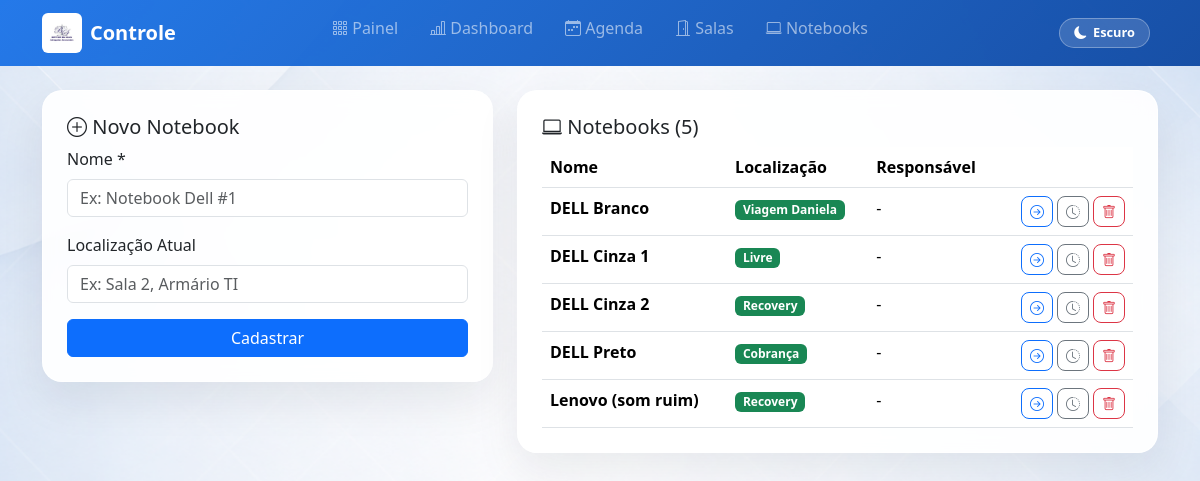
Page /notebooks on the earlier database version.
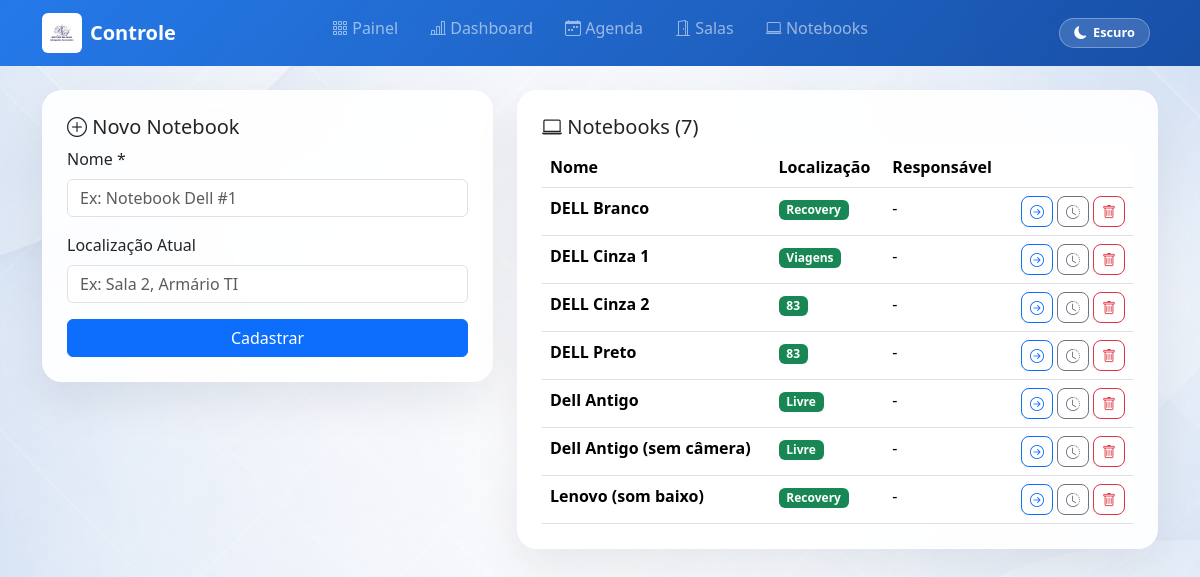
Same page on the later database version.
### tables this page shows
CREATE TABLE notebooks (
            id INTEGER PRIMARY KEY AUTOINCREMENT,
            nome TEXT NOT NULL UNIQUE,
            localizacao TEXT DEFAULT 'Desconhecida',
            responsavel TEXT DEFAULT '',
            atualizado_em TEXT DEFAULT ''
        );

### app.py (the view)
@app.route("/notebooks")
def gerenciar_notebooks():
    conn = get_db()
    notebooks = conn.execute("SELECT * FROM notebooks ORDER BY nome").fetchall()
    conn.close()
    return render_template("notebooks.html", notebooks=notebooks)

### app.py (called while the page is built)
def get_db():
    conn = sqlite3.connect(DB_PATH)
    conn.row_factory = sqlite3.Row
    conn.execute("PRAGMA foreign_keys = ON")
    return conn

### templates/notebooks.html (shortened to what this page needs)
{% extends "base.html" %}
{% block content %}
<div class="row g-4">
    <div class="col-md-5">
        <div class="card">
            <div class="card-body p-4">
                <h5><i class="bi bi-plus-circle"></i> Novo Notebook</h5>
                <form method="POST" action="{{ url_for('novo_notebook') }}">
                    <div class="mb-3">
                        <label class="form-label">Nome *</label>
                        <input type="text" name="nome" class="form-control" placeholder="Ex: Notebook Dell #1" required>
                    </div>
                    <div class="mb-3">
                        <label class="form-label">Localização Atual</label>
                        <input type="text" name="localizacao" class="form-control" placeholder="Ex: Sala 2, Armário TI">
                    </div>
                    <button class="btn btn-primary w-100">Cadastrar</button>
                </form>
            </div>
        </div>
    </div>
    <div class="col-md-7">
        <div class="card">
            <div class="card-body p-4">
                <h5><i class="bi bi-laptop"></i> Notebooks ({{ notebooks|length }})</h5>
                {% if notebooks %}
                <table class="table table-hover mb-0">
                    <thead><tr><th>Nome</th><th>Localização</th><th>Responsável</th><th></th></tr></thead>
                    <tbody>
                    {% for nb in notebooks %}
                    <tr>
                        <td><strong>{{ nb.nome }}</strong></td>
                        <td><span class="badge bg-success">{{ nb.localizacao }}</span></td>
                        <td>{{ nb.responsavel or '-' }}</td>
                        <td>
                            <div class="d-flex gap-1 justify-content-end">
                                <button class="btn btn-sm btn-outline-primary" data-bs-toggle="modal"
                                        data-bs-target="#mover{{ nb.id }}" title="Mover">
                                    <i class="bi bi-arrow-right-circle"></i>
                                </button>
                                <a href="{{ url_for('historico_notebook', nb_id=nb.id) }}"
                                   class="btn btn-sm btn-outline-secondary" title="Histórico">
                                    <i class="bi bi-clock-history"></i>
                                </a>
                                <form method="POST" action="{{ url_for('excluir_notebook', nb_id=nb.id) }}"
                                      onsubmit="return confirm('Excluir {{ nb.nome }}?')">
                                    <button class="btn btn-sm btn-outline-danger"><i class="bi bi-trash"></i></button>
                                </form>
                            </div>
                        </td>
                    </tr>
                    {% endfor %}
                    </tbody>
                </table>
                {% else %}
                <p class="text-muted text-center py-3 mb-0">Nenhum notebook cadastrado.</p>
                {% endif %}
            </div>
        </div>
    </div>
</div>
{% endblock %}

### templates/base.html (shortened to what this page needs)
<!DOCTYPE html>
<html lang="pt-BR">
<head>
    <link href="https://cdn.jsdelivr.net/npm/bootstrap@5.3.2/dist/css/bootstrap.min.css" rel="stylesheet">
    <link href="https://cdn.jsdelivr.net/npm/bootstrap-icons@1.11.1/font/bootstrap-icons.css" rel="stylesheet">
    <link rel="stylesheet" href="https://cdn.jsdelivr.net/npm/flatpickr/dist/flatpickr.min.css">
</head>
<body>
    <nav class="navbar navbar-expand-lg navbar-dark mb-4">
        <div class="container">
            <a class="navbar-brand fw-bold d-flex align-items-center gap-2" href="{{ url_for('index') }}">
                <img src="{{ url_for('static', filename='img/logo.jpg') }}" alt="Logo" style="height: 40px; border-radius: 6px; background: white; padding: 2px;">
                Controle
            </a>
            <button class="btn-darkmode ms-auto me-2" id="btnDarkMode" onclick="toggleDark()">
                <i class="bi bi-moon-fill icon-light"></i>
                <span class="icon-light">Escuro</span>
            </button>
            <div class="collapse navbar-collapse justify-content-center navbar-center" id="nav">
                <ul class="navbar-nav">
                    <li class="nav-item">
                        <a class="nav-link" href="{{ url_for('index') }}"><i class="bi bi-grid-3x3-gap"></i> Painel</a>
                    </li>
                    <li class="nav-item">
                        <a class="nav-link" href="{{ url_for('dashboard') }}"><i class="bi bi-bar-chart-line"></i> Dashboard</a>
                    </li>
                    <li class="nav-item">
                        <a class="nav-link" href="{{ url_for('agenda') }}"><i class="bi bi-calendar-week"></i> Agenda</a>
                    </li>
                    <li class="nav-item">
                        <a class="nav-link" href="{{ url_for('gerenciar_salas') }}"><i class="bi bi-door-open"></i> Salas</a>
                    </li>
                    <li class="nav-item">
                        <a class="nav-link" href="{{ url_for('gerenciar_notebooks') }}"><i class="bi bi-laptop"></i> Notebooks</a>
                    </li>
                </ul>
            </div>
        </div>
    </nav>
    <div class="container mb-5">
        {% block content %}{% endblock %}
    </div>
</body>
</html>

### templates/base.html (style rules this page uses)
.navbar .container { position: relative; }
@media (min-width: 992px) { .navbar .navbar-collapse.navbar-center { position: absolute; left: 50%; top: 0; transform: translateX(-50%); width: auto !important; padding-left: 0 !important; padding-right: 0 !important; } }
@media (min-width: 992px) { .navbar .navbar-nav { display: flex; gap: 1rem; } }
.navbar .navbar-brand { z-index: 2; }
.navbar { background: linear-gradient(135deg, rgba(26, 115, 232, 0.95), rgba(13, 71, 161, 0.95)) !important; }
.card { border: 1px solid rgba(255,255,255,0.85); border-radius: 20px; background: rgba(255,255,255,0.92); box-shadow: 0 18px 45px rgba(15, 23, 42, 0.08); backdrop-filter: blur(10px); }
.btn-sm { border-radius: 8px; }

Differences in the rows shown:
removed notebooks: nome "Lenovo (som ruim)", localizacao "Recovery", responsavel "-"
changed notebooks "DELL Branco": localizacao "Viagem Daniela" → "Recovery"
changed notebooks "DELL Cinza 1": localizacao "Livre" → "Viagens"
changed notebooks "DELL Cinza 2": localizacao "Recovery" → "83"
changed notebooks "DELL Preto": localizacao "Cobrança" → "83"
added notebooks: nome "Dell Antigo", localizacao "Livre", responsavel "-"
added notebooks: nome "Dell Antigo (sem câmera)", localizacao "Livre", responsavel "-"
added notebooks: nome "Lenovo (som baixo)", localizacao "Recovery", responsavel "-"
Other differences:
{{ notebooks|length }}: "5" → "7"
